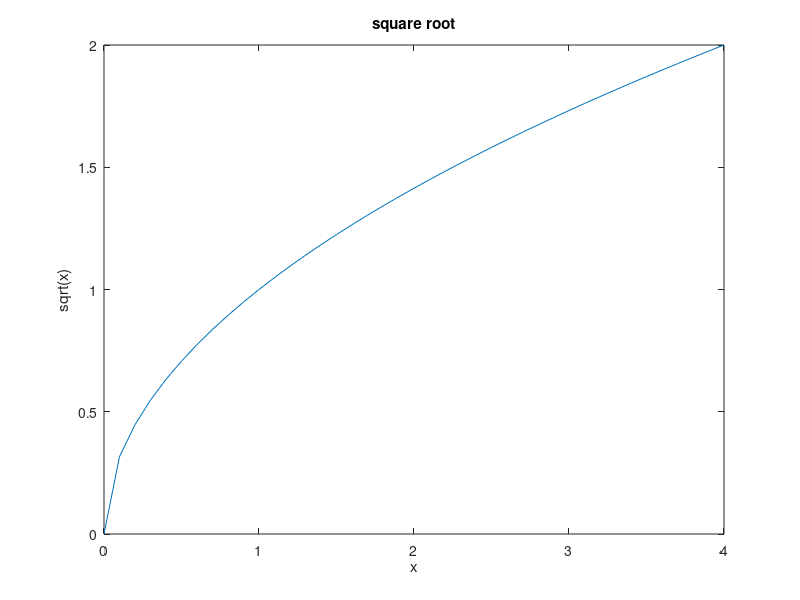
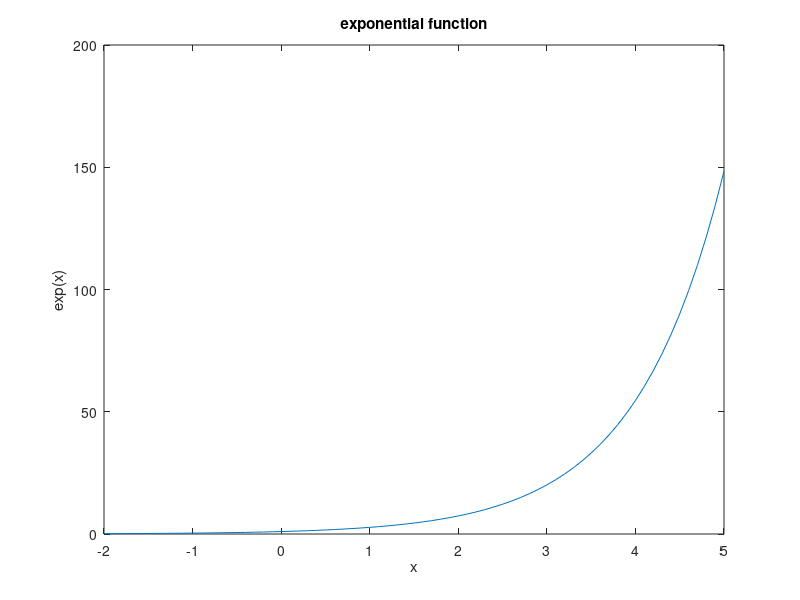
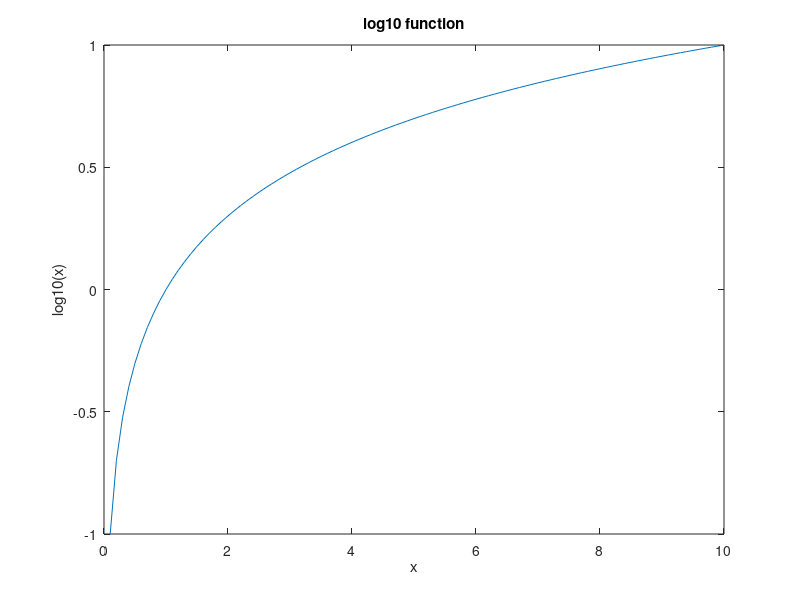
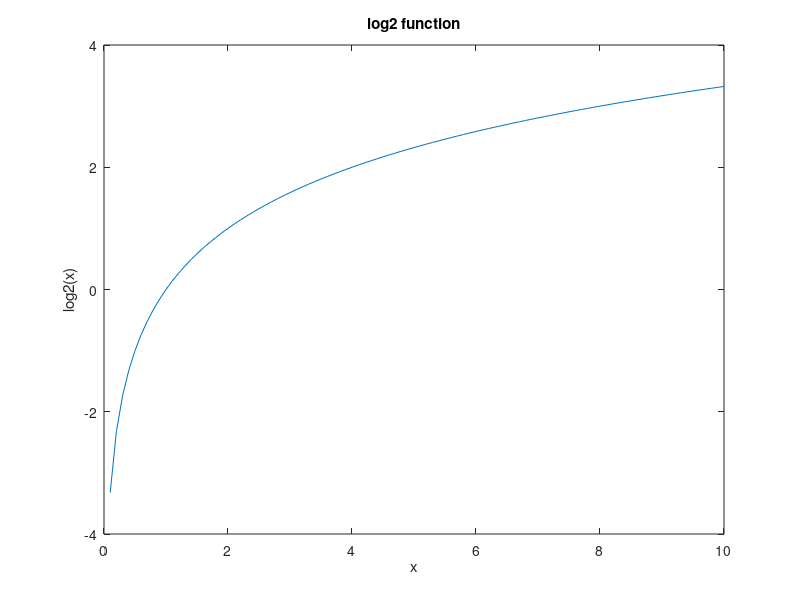

MATLAB code to generate these figures, in order:
%% Lab 6: 2D Plotting

%% Exercise 1
%

% Clear workspace and command window
clear;
clc;

% Square root function
x = 0:0.1:4;
figure;
plot(x, sqrt(x));
title('square root');
xlabel('x');
ylabel('sqrt(x)');

% Exponential function
x = -2:0.1:5;
figure;
plot(x, exp(x));
title('exponential function');
xlabel('x');
ylabel('exp(x)');

% Log10 function
x = 0.1:0.1:10;
figure;
plot(x, log10(x));
title('log10 function');
xlabel('x');
ylabel('log10(x)');

% Log2 function
figure;
plot(x, log2(x));
title('log2 function');
xlabel('x');
ylabel('log2(x)');

% Exponential base10 function
x = -1:0.1:2;
figure;
plot(x, 10.^x);
title('exponential base10');
xlabel('x');
ylabel('10^x');

% Exponential base2 function
figure;
plot(x, 2.^x);
title('exponential base2');
xlabel('x');
ylabel('2^x');

% Sine function
x = -2 * pi:pi / 100:2 * pi;
figure;
plot(x, sin(x));
title('sine');
xlabel('x');
ylabel('sin(x)');

% Plot cosine function
figure;
plot(x, cos(x));
title('cosine');
xlabel('x');
ylabel('cos(x)');

% Tangent function
x = -pi / 2 + 0.01:0.01:pi / 2 - 0.01;
figure;
plot(x, tan(x));
title('tangent');
xlabel('x');
ylabel('tan(x)');

% Cotangent function
x1 = -0.8:0.01:-0.01;
x2 = 0.01:0.01:0.8;
x = [x1, x2];
figure;
plot(x, cot(x));
title('cotangent');
xlabel('x');
ylabel('cot(x)');

% Arcsine function
x = -1:0.01:1;
figure;
plot(x, asin(x));
title('arcsine');
xlabel('x');
ylabel('asin(x)');

% Arccosine function
figure;
plot(x, acos(x));
title('arccosine');
xlabel('x');
ylabel('acos(x)');

% Arctangent function
x = -10:0.01:10;
figure;
plot(x, atan(x));
title('arctangent');
xlabel('x');
ylabel('atan(x)');

% Arccotangent function
x1 = -0.8:0.01:-0.01;
x2 = 0.01:0.01:0.8;
x = [x1, x2];
figure;
plot(x, acot(x));
title('arccotangent');
xlabel('x');
ylabel('acot(x)');
